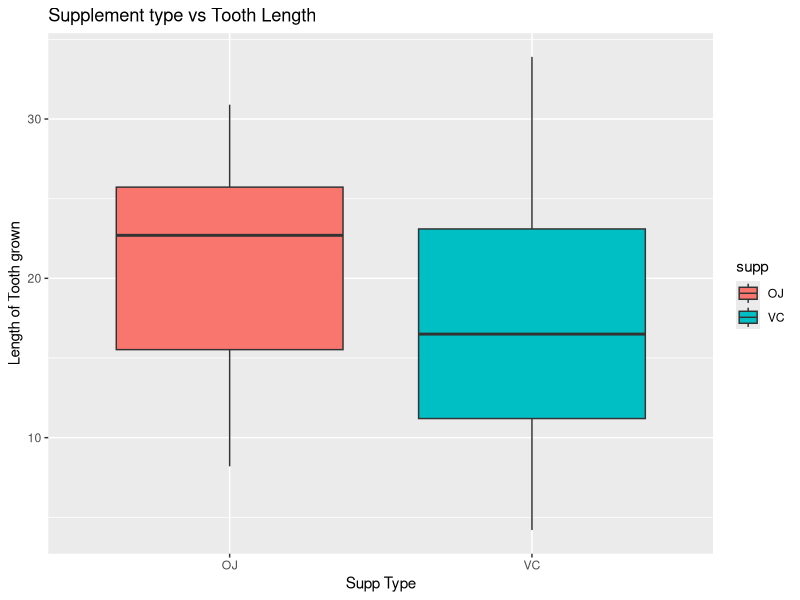
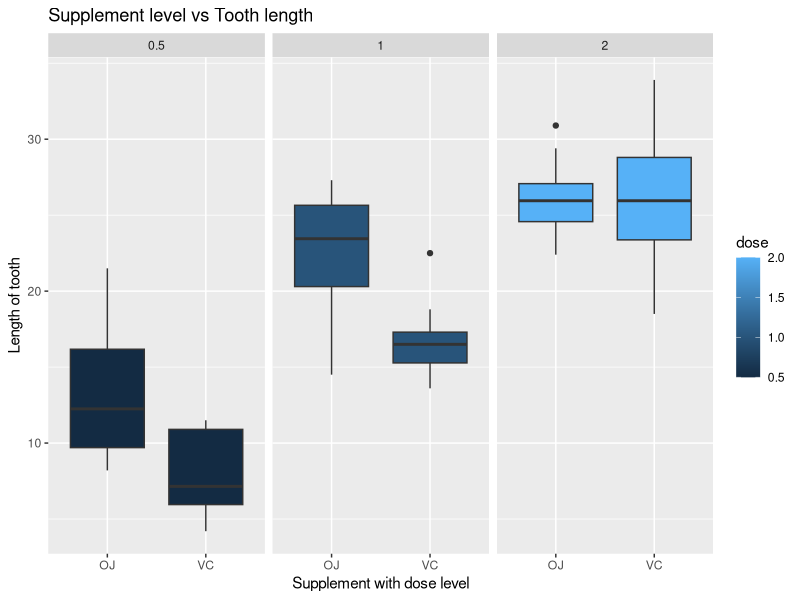

Generate these figures, in order, with R: (Note: this script raises an error after producing the figures.)
## ---- chunk 1
library(ggplot2)

library(datasets)
data("ToothGrowth")
str(ToothGrowth)
## ---- chunk 2
table(is.na(ToothGrowth$len))
## ---- chunk 3
vc = subset(ToothGrowth, supp %in% "VC")
vc_mean =mean(vc$len)
## ---- chunk 4
oj = subset(ToothGrowth, supp %in% "OJ")
oj_mean = mean(oj$len)
## ---- chunk 5
g1 = ggplot(data=ToothGrowth, mapping = aes(supp,len)) + geom_boxplot(aes(fill = supp)) + xlab("Supp Type") + ylab("Length of Tooth grown") + ggtitle("Supplement type vs Tooth Length")
print(g1)
## ---- chunk 6
g2 = ggplot(data = ToothGrowth, aes(supp,len)) + geom_boxplot(aes(fill = dose)) + xlab("Supplement with dose level") + ylab("Length of tooth") + facet_grid(~dose) + ggtitle("Supplement level vs Tooth length")
print(g2)
## ---- chunk 7
head(ToothGrowth)
## ---- chunk 8
summary(ToothGrowth)
## ---- chunk 9
t.test(vc$len,oj$len,paired = FALSE)
## ---- chunk 10
t.test(len~supp, data = ToothGrowth[ToothGrowth$dose==0.5,], paired = FALSE)
## ---- chunk 11
t.test(len~supp, data = ToothGrowth[ToothGrowth$dose==1,], paired = FALSE)
## ---- chunk 12
t.test(len~supp, data = ToothGrowth[ToothGrowth$dose==2,], paired = FALSE)
